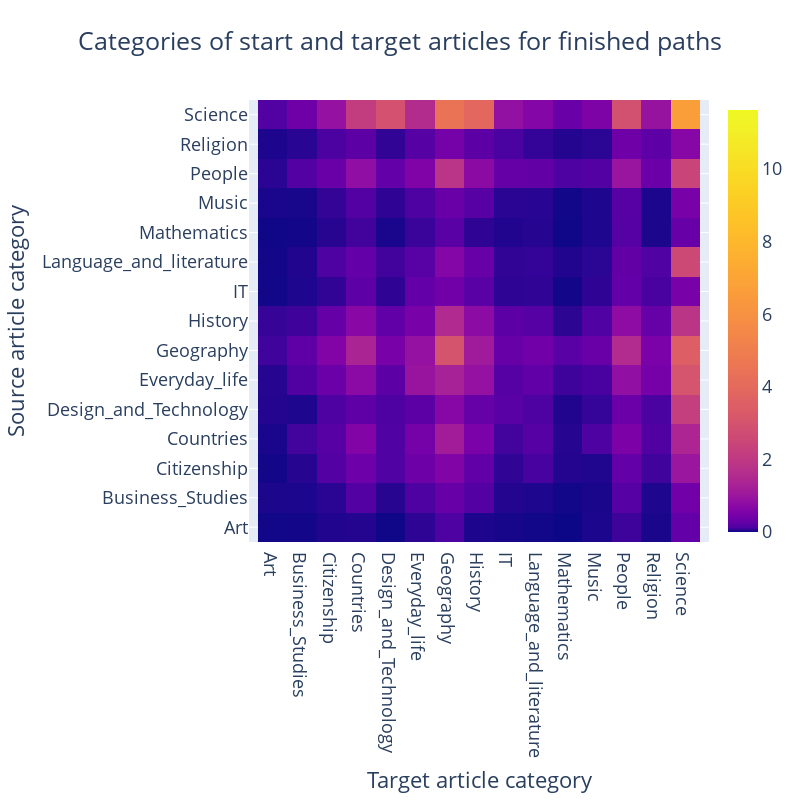
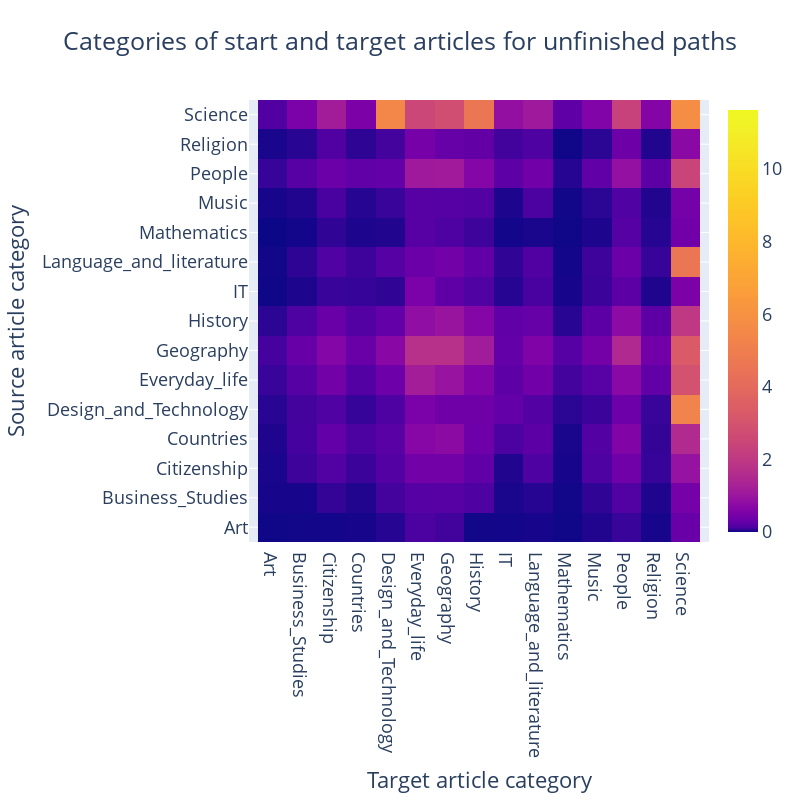

Write notebook code for charts like these, in order.
### Markdown cell above
We are loosing one fifth of the unfinished paths but as stated previously, the discarded paths are not providing any information. For the finished paths, the loss is negligible.

Let's create heat maps to vizualise in which categories the game starts and ends

### Code cell
distrib_f, tot_links_f = get_heatmap_data(path_finished_cleaned, categories, 'f')
distrib_unf, tot_links_unf = get_heatmap_data(path_unfinished_cleaned, categories, 'unf')


global_min = min(np.min(distrib_links), np.min(distrib_f), np.min(distrib_unf)) * 100
global_max = max(np.max(distrib_links), np.max(distrib_f), np.max(distrib_unf)) * 100

all_to_cat_f, cat_to_all_f = plot_heatmap(distrib_f.reshape(15, 15), cats, tot_links_f, 'f', vmin=global_min, vmax=global_max, gamma=0.45, stats=True)
all_to_cat_unf, cat_to_all_unf = plot_heatmap(distrib_unf.reshape(15, 15), cats, tot_links_unf, 'unf', vmin=global_min, vmax=global_max, gamma=0.45, stats=True)
# plot_heatmap(distrib_unf_start2end.reshape(15, 15), cats, tot_links_unf, 'unf_start', vmin=global_min, vmax=global_max, gamma=0.45)
# plot_heatmap(distrib_unf_end2target.reshape(15, 15), cats, tot_links_unf, 'unf_target', vmin=global_min, vmax=global_max, gamma=0.45)

### Figure 1 — Plotly figure (JSON) as saved in the notebook; plotly's stock layout.template omitted (floating-point values rounded to 4 significant figures; data arrays with more than 128 entries replaced by an {"elided": "..."} marker saying what was removed)
{"data": [{"colorscale": {"elided": "100x2 mixed values"}, "customdata": {"elided": "15x15x5 float values"}, "hoverlabel": {"font": {"size": 18}}, "hovertemplate": "* → %{x}: %{customdata[1]:0.3f}%, %{customdata[2]} counts <br>%{y} → *: %{customdata[3]:0.3f}%, %{customdata[4]} counts <br>%{y} → %{x}: %{z:0.3f}%, %{customdata[0]} counts <extra></extra>", "type": "heatmap", "x": ["Art", "Business_Studies", "Citizenship", "Countries", "Design_and_Technology", "Everyday_life", "Geography", "History", "IT", "Language_and_literature", "Mathematics", "Music", "People", "Religion", "Science"], "y": ["Art", "Business_Studies", "Citizenship", "Countries", "Design_and_Technology", "Everyday_life", "Geography", "History", "IT", "Language_and_literature", "Mathematics", "Music", "People", "Religion", "Science"], "z": {"elided": "15x15 float values"}, "zmax": 11.62, "zmin": 0}], "layout": {"font": {"size": 18}, "height": 800, "title": {"text": "Categories of start and target articles for finished paths", "x": 0.5, "xanchor": "center"}, "width": 800, "xaxis": {"title": {"text": "Target article category"}}, "yaxis": {"scaleanchor": "x", "title": {"text": "Source article category"}}}}

### Figure 2 — Plotly figure (JSON) as saved in the notebook; plotly's stock layout.template omitted (floating-point values rounded to 4 significant figures; data arrays with more than 128 entries replaced by an {"elided": "..."} marker saying what was removed)
{"data": [{"colorscale": {"elided": "100x2 mixed values"}, "customdata": {"elided": "15x15x5 float values"}, "hoverlabel": {"font": {"size": 18}}, "hovertemplate": "* → %{x}: %{customdata[1]:0.3f}%, %{customdata[2]} counts <br>%{y} → *: %{customdata[3]:0.3f}%, %{customdata[4]} counts <br>%{y} → %{x}: %{z:0.3f}%, %{customdata[0]} counts <extra></extra>", "type": "heatmap", "x": ["Art", "Business_Studies", "Citizenship", "Countries", "Design_and_Technology", "Everyday_life", "Geography", "History", "IT", "Language_and_literature", "Mathematics", "Music", "People", "Religion", "Science"], "y": ["Art", "Business_Studies", "Citizenship", "Countries", "Design_and_Technology", "Everyday_life", "Geography", "History", "IT", "Language_and_literature", "Mathematics", "Music", "People", "Religion", "Science"], "z": {"elided": "15x15 float values"}, "zmax": 11.62, "zmin": 0}], "layout": {"font": {"size": 18}, "height": 800, "title": {"text": "Categories of start and target articles for unfinished paths", "x": 0.5, "xanchor": "center"}, "width": 800, "xaxis": {"title": {"text": "Target article category"}}, "yaxis": {"scaleanchor": "x", "title": {"text": "Source article category"}}}}
